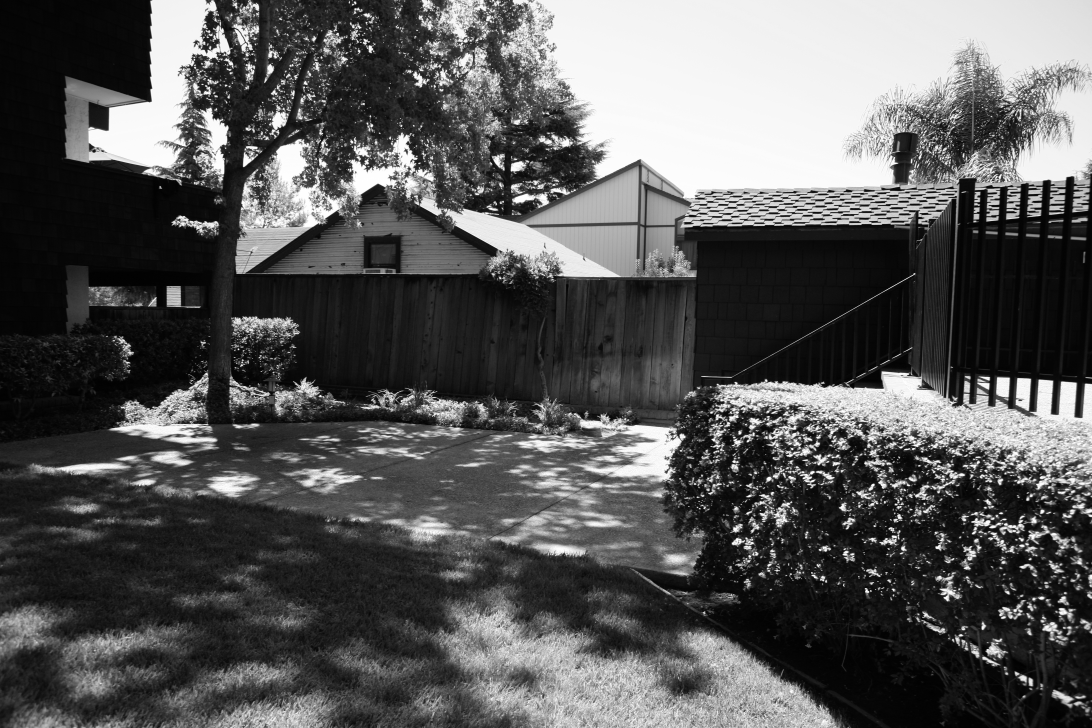
#> input picture yard-00.png, 1092 x 728 px
$ python CVProject2.py   (older library calls are emulated)
#> lines starting #> are read from the running program, lines starting #| are printed output that depends on the picture
import cv2
import numpy as np

#calling all  the filenames of the images we will use
img0 = cv2.imread('yard-00.png')
#> img0 is the input picture: shape (728, 1092, 3); min 1, max 255, mean 87.4
img1 = cv2.imread('yard-01.png')
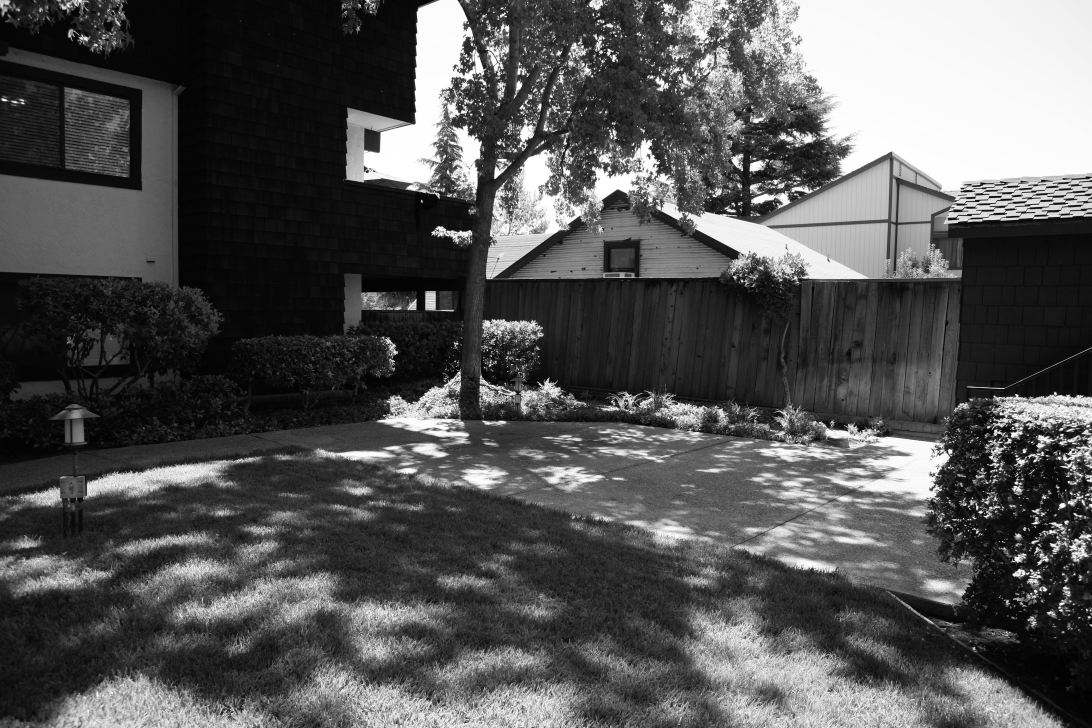
#> input picture yard-01.png, 1092 x 728 px
#> img1 is the input picture: shape (728, 1092, 3); min 1, max 255, mean 84.8
img2 = cv2.imread('yard-02.png')
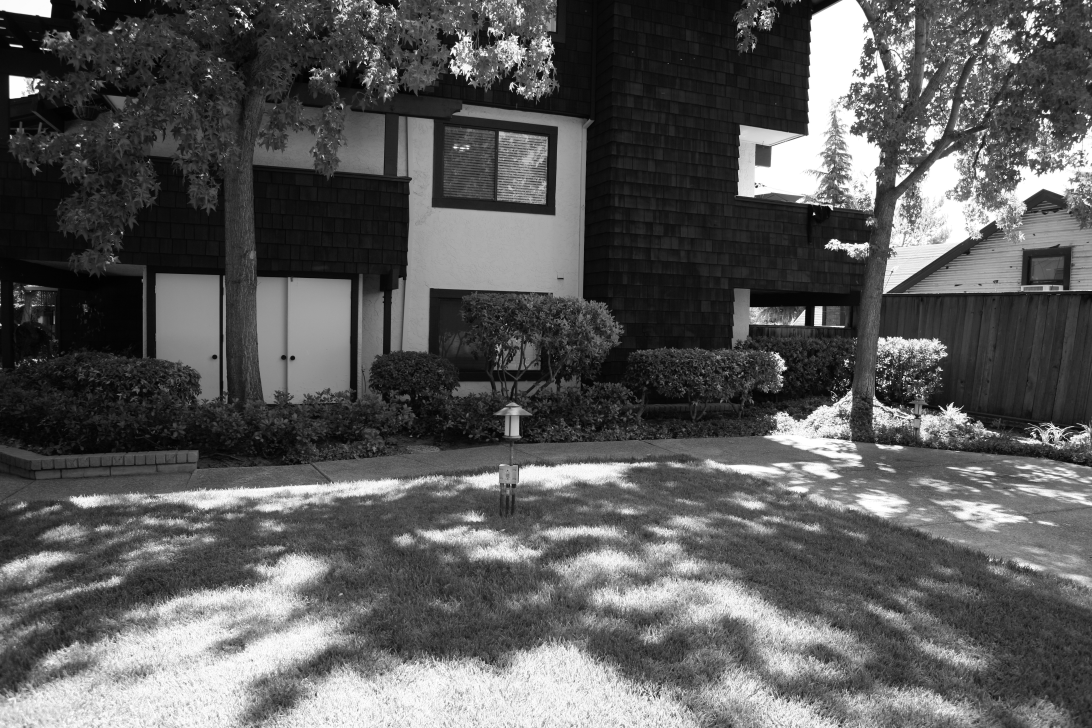
#> input picture yard-02.png, 1092 x 728 px
#> img2 is the input picture: shape (728, 1092, 3); min 1, max 255, mean 90.5
img3 = cv2.imread('yard-03.png')
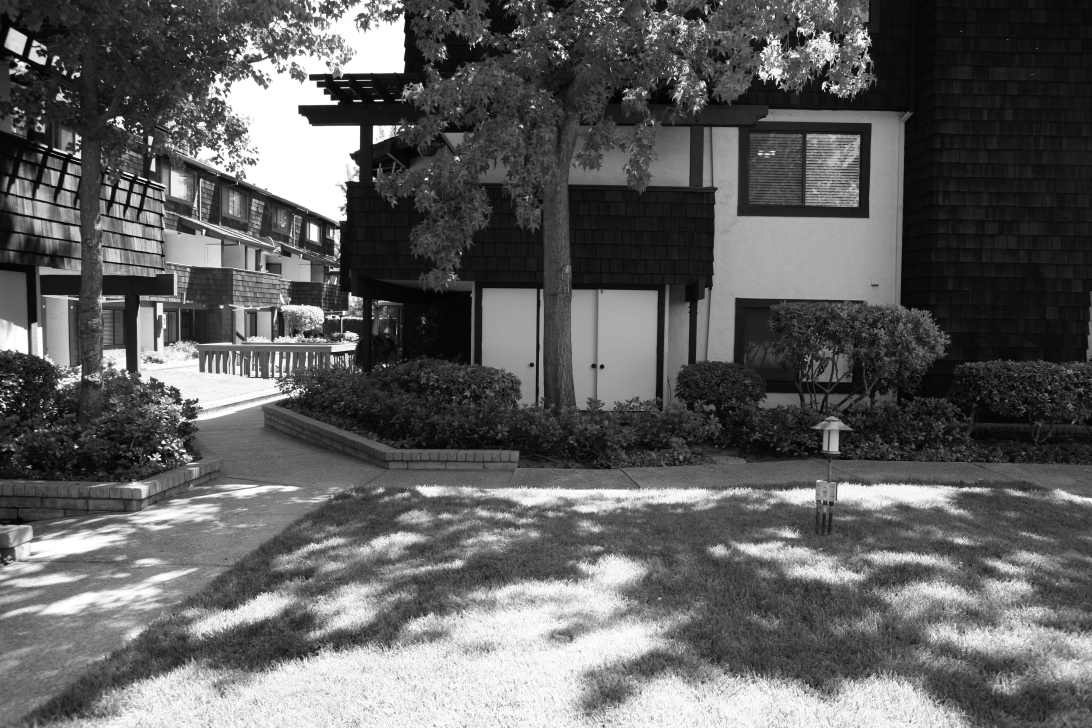
#> input picture yard-03.png, 1092 x 728 px
#> img3 is the input picture: shape (728, 1092, 3); min 2, max 255, mean 95.4

#creating a list with our images
images = [img0, img1, img2, img3]

# cv2.imshow('start image', img)
# cv2.waitKey(0)

#grayscaling our images
#(this step is optional because the images are already grayscaled)
gray0 = cv2.cvtColor(img0, cv2.COLOR_BGR2GRAY)
gray1 = cv2.cvtColor(img1, cv2.COLOR_BGR2GRAY)
gray2 = cv2.cvtColor(img2, cv2.COLOR_BGR2GRAY)
gray3 = cv2.cvtColor(img3, cv2.COLOR_BGR2GRAY)

#creating two lists with the grayscaled images
grays = [gray0, gray1, gray2, gray3]
grays2 = grays
#> grays2 = 4 items

# cv2.imshow('gray image', gray)
# cv2.waitKey(0)

#-----------------------------------------------------
#-----------------------------------------------------
#------------------SIFT-------------------------------
#-----------------------------------------------------
#-----------------------------------------------------


#sift = cv2.SIFT()
#calling sift object
sift = cv2.xfeatures2d.SIFT_create()

#creating a list to save the keypoints of each image
#creating a list to save the images with keypoints shown
sift_keypoints = []
sift_descriptors = []
sift_kp_images = []

#detection of keypoints in every gray image
#drawing the keypoints on the correspoding image
#saving the new image in the list
for gray in grays:
    kp, des = sift.detectAndCompute(gray, None)
    sift_keypoints.append(kp)
    sift_descriptors.append(des)
    img = cv2.drawKeypoints(gray, kp, gray)
    sift_kp_images.append(img)
#> this loop made 4 passes
#> pass 1, `img = cv2.drawKeypoints(gray, kp, gray)`:
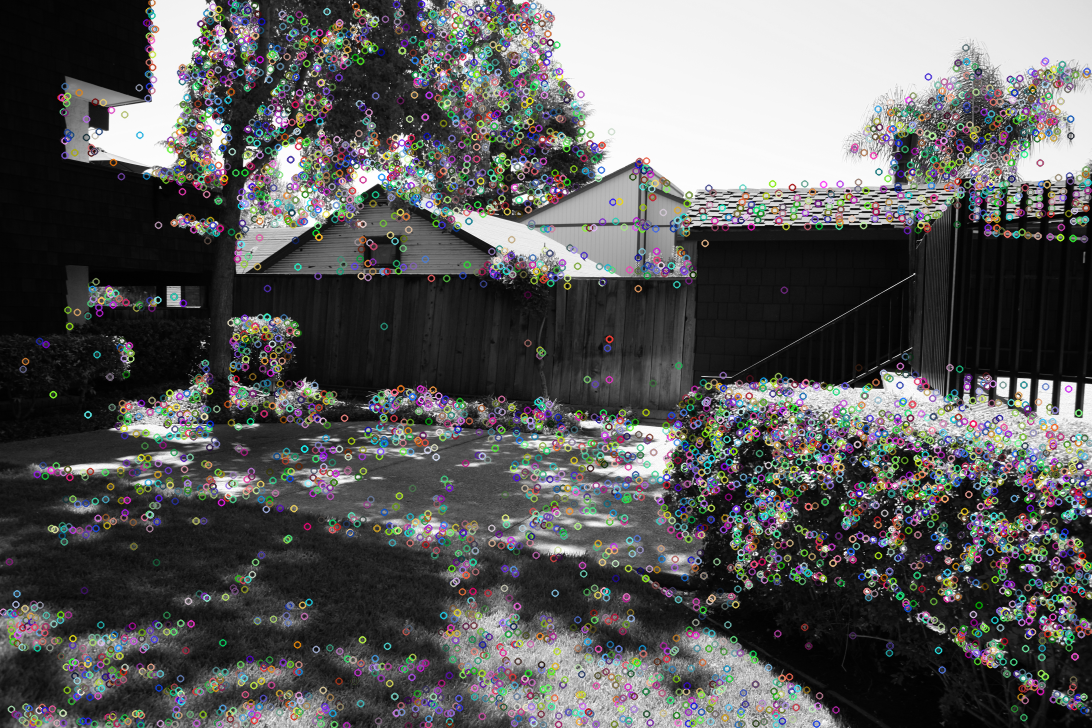
#> img: shape (728, 1092, 3); mean of channels 0, 1, 2 90.5, 90.6, 90.5; drawn as B, G, R
#> pass 3, `img = cv2.drawKeypoints(gray, kp, gray)`:
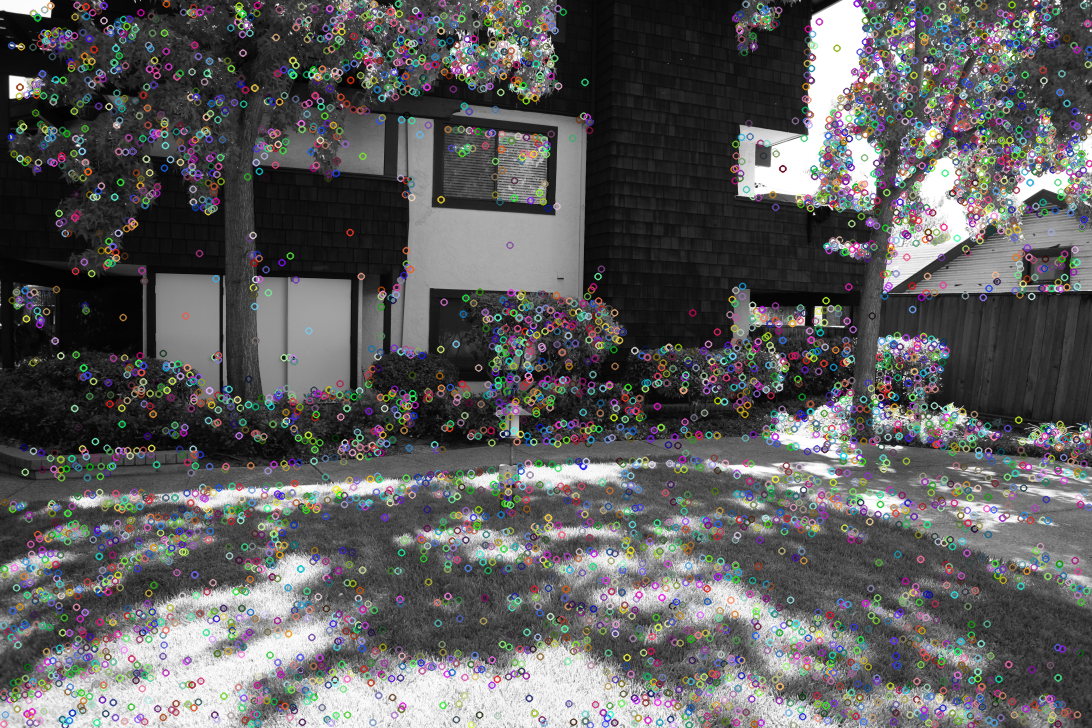
#> img: shape (728, 1092, 3); mean of channels 0, 1, 2 93.3, 93, 93.3; drawn as B, G, R
#> after the loop, sift_descriptors = 4 items; sift_keypoints = 4 items; sift_kp_images = 4 items

# cv2.imshow('keypoint image', img)
# cv2.waitKey(0)

#creating jpg images with the keypoints drawn, saving and showing them
for index, kp_image in enumerate(sift_kp_images):
    ind = str(index)
    txt = 'sift_keypoints' + ind + '.jpg'
    cv2.imwrite(txt, kp_image)
    cv2.imshow('sift keypoints' +ind , kp_image)
    cv2.waitKey(0)
#> this loop made 4 passes
#> (ind, txt) on passes 1 to 4: ('0', 'sift_keypoints0.jpg'), ('1', 'sift_keypoints1.jpg'), ('2', 'sift_keypoints2.jpg'), ('3', 'sift_keypoints3.jpg')


#-----------------------------------------------------
#-----------------------------------------------------
#------------------SURF-------------------------------
#-----------------------------------------------------
#-----------------------------------------------------

#surf object
#> (the run stopped early here; a loop or call above may not have finished)
